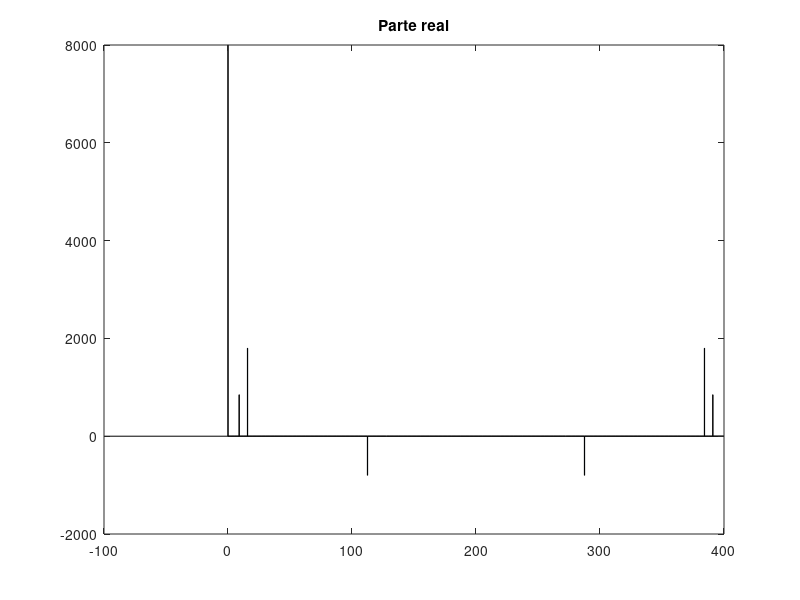
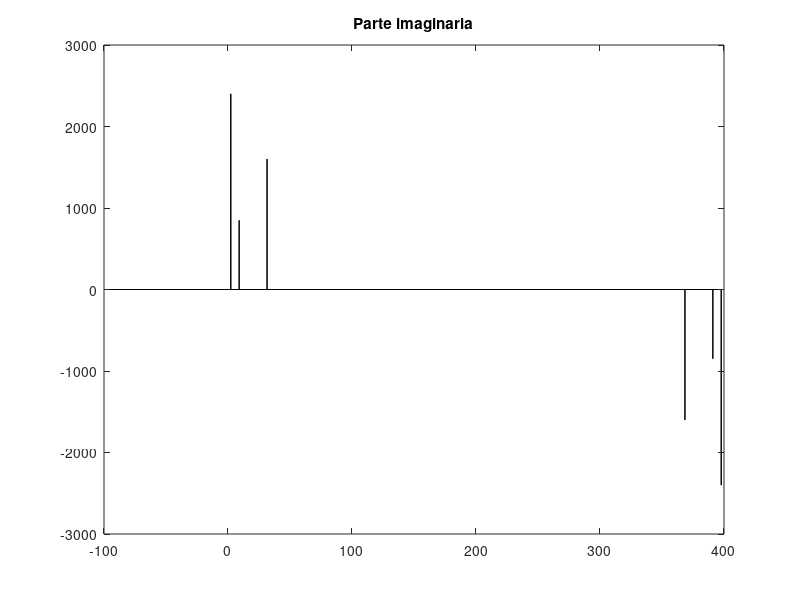
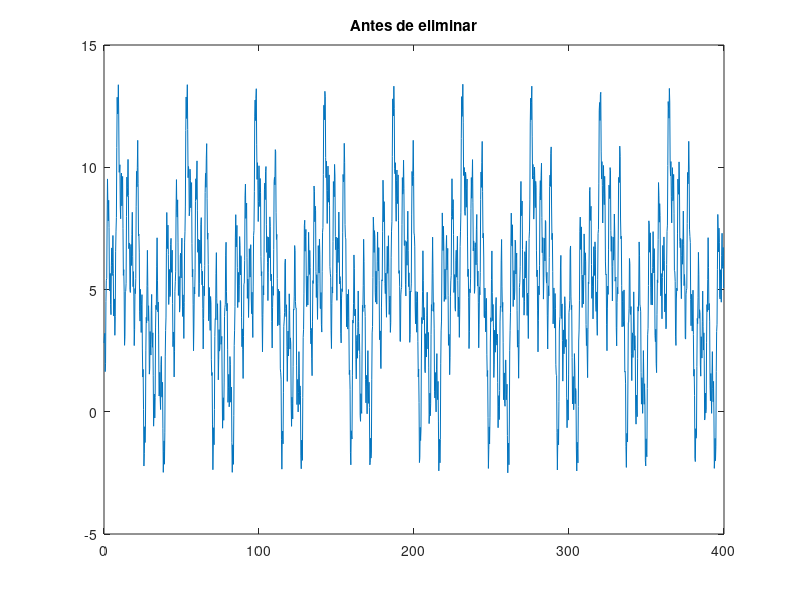
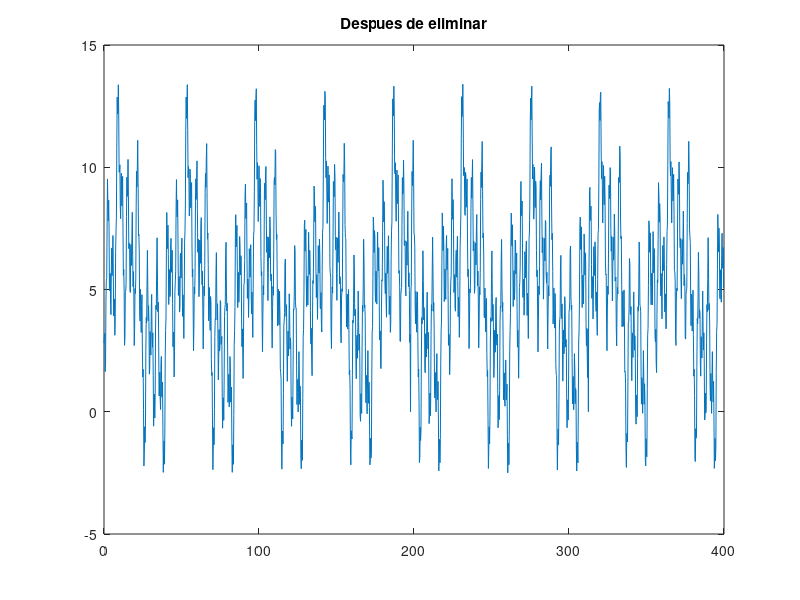

Reproduce these figures in MATLAB, in order.
%% Lucía Atienza Olmo
clear all, close all
load muestraN2022_1D.mat
Fs = 400;

F = fft(y);
%% ¿Componente continua?
ComponenteContinua = F(1)/length(F);

%% ¿Amplitud de cada función? 
espectro = find(abs(F)>0.1);
espectro = espectro(2:end); %quitamos la componente continua
A = abs(F(espectro))/Fs;

%% ¿Frecuencia de cada función? 
f = linspace(0,Fs,length(y)+1);
frec = f(abs(F) > 0.1); %la 0 es la componente continua. Las 5 siguientes son las frecuencias. 
%Las 5 restantes son las simetricas conjugadas

%% ¿Fase de cada función? 
angulo = angle(F(espectro)); % son 10 valores, los 5 ultimos son los simetricos conjugados
%como la frecuencia mas alta y más baja corresponden a señales
%senosoidales, el valor corresponde al devuelto en la línea anterior + pi/2. Las
%otras 3, no necesitan tener un incremento de pi/2 por el hecho de ser señales
%cosenosoidales
angulo(1) = angulo(1) + pi/2; % luego añadimos pi/2 a las señales seno
angulo(5) = angulo(5) + pi/2; % luego añadimos pi/2 a las señales seno


%% ¿Cuál es la frecuencia fundamental?¿Y los armónicos? 
final = (length(frec)-1)/2;
FF = min(frec(2:final));

%% ¿Cuál es el ancho de banda?

%% ¿Cuál es la resolución espectral? 
ResolEspect = Fs/length(y);

%% Visualice la parte real y la parte imaginaria del espectro de frecuencias. ¿Qué observas? 
f = linspace(0,Fs,length(y)+1);
figure,
bar(f(1:end-1), real(F)); title("Parte real");

figure,
bar(f(1:end-1), imag(F)); title("Parte imaginaria");
%%  eliminar la función con la frecuencia más alta
figure
plot(f(1:end-1), fftshift(ifft(F)));title("Antes de eliminar")

y(espectro(length(espectro)/2)) = 0;
y(espectro(length(espectro))) = 0;
nuevaF = fft(y);
figure
plot(f(1:end-1), fftshift(ifft(nuevaF)));title("Despues de eliminar")

%%  Incremente la resolución espectral a 1024
f = linspace(0,Fs,1025);
F = fft(y,1024);
figure
plot(f(1:end-1), ifft(F));





